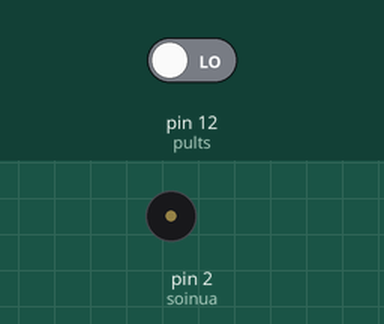
Bench run of a sketch on a simulated Arduino Uno, built with avr-gcc and run on an emulated ATmega328P. On the bench: buzzer (waves = sounding). Inputs (shaded band) come from the test bench; at power-on: pin 12 (pults) LOW.

Above: at 1.2 s.
1.3 s: pin 12 (pults) driven HIGH
At 2.1 s:
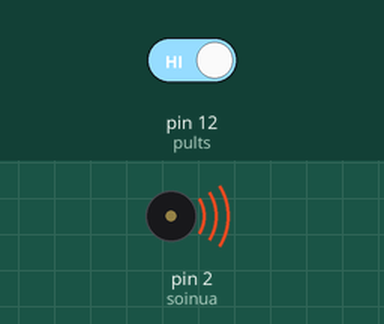
Timing chart, 0 to 12.8 s (numbered marks = the images above; inputs shaded):
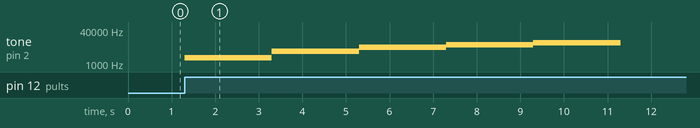

Measured:
- after the input at 1.3 s, tone on pin 2 (soinua): plays 2000 Hz for 2.0 s, 4000 Hz for 2.0 s, 6000 Hz for 2.0 s, 8000 Hz for 2.0 s, 10000 Hz for 2.0 s, starting at once

The sketch:

semaforoaA.ino
```cpp
int pults=12;


int pultsegoera=0;
int soinua=2;
int N=1;

void setup(){
pinMode(soinua, OUTPUT);
pinMode(pults, INPUT);
}

void loop (){

 pultsegoera=digitalRead(pults);

if (pultsegoera==HIGH){
for (N;N<=5;N++){
tone(soinua,N*2000,2000);
delay(2000);

}
}


}
```
